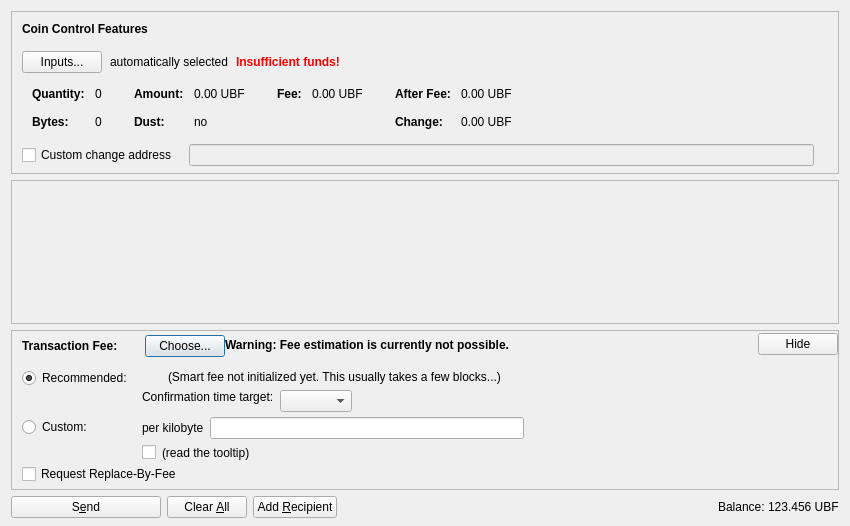
<?xml version="1.0" encoding="UTF-8"?>
<ui version="4.0">
 <class>SendCoinsDialog</class>
 <widget class="QDialog" name="SendCoinsDialog">
  <property name="geometry">
   <rect>
    <x>0</x>
    <y>0</y>
    <width>850</width>
    <height>526</height>
   </rect>
  </property>
  <property name="windowTitle">
   <string>Send Coins</string>
  </property>
  <layout class="QVBoxLayout" name="verticalLayout" stretch="0,1,0,0">
   <property name="bottomMargin">
    <number>8</number>
   </property>
   <item>
    <widget class="QFrame" name="frameCoinControl">
     <property name="sizePolicy">
      <sizepolicy hsizetype="Expanding" vsizetype="Expanding">
       <horstretch>0</horstretch>
       <verstretch>0</verstretch>
      </sizepolicy>
     </property>
     <property name="maximumSize">
      <size>
       <width>16777215</width>
       <height>16777215</height>
      </size>
     </property>
     <property name="frameShape">
      <enum>QFrame::StyledPanel</enum>
     </property>
     <property name="frameShadow">
      <enum>QFrame::Sunken</enum>
     </property>
     <layout class="QVBoxLayout" name="verticalLayoutCoinControl2">
      <property name="spacing">
       <number>0</number>
      </property>
      <property name="leftMargin">
       <number>0</number>
      </property>
      <property name="topMargin">
       <number>0</number>
      </property>
      <property name="rightMargin">
       <number>0</number>
      </property>
      <property name="bottomMargin">
       <number>6</number>
      </property>
      <item>
       <layout class="QVBoxLayout" name="verticalLayoutCoinControl" stretch="0,0,0,0,1">
        <property name="spacing">
         <number>0</number>
        </property>
        <property name="leftMargin">
         <number>10</number>
        </property>
        <property name="topMargin">
         <number>10</number>
        </property>
        <item>
         <layout class="QHBoxLayout" name="horizontalLayoutCoinControl1">
          <property name="bottomMargin">
           <number>15</number>
          </property>
          <item>
           <widget class="QLabel" name="labelCoinControlFeatures">
            <property name="sizePolicy">
             <sizepolicy hsizetype="Preferred" vsizetype="Maximum">
              <horstretch>0</horstretch>
              <verstretch>0</verstretch>
             </sizepolicy>
            </property>
            <property name="font">
             <font>
              <weight>75</weight>
              <bold>true</bold>
             </font>
            </property>
            <property name="styleSheet">
             <string notr="true">font-weight:bold;</string>
            </property>
            <property name="text">
             <string>Coin Control Features</string>
            </property>
           </widget>
          </item>
         </layout>
        </item>
        <item>
         <layout class="QHBoxLayout" name="horizontalLayoutCoinControl2" stretch="0,0,0,0">
          <property name="spacing">
           <number>8</number>
          </property>
          <property name="bottomMargin">
           <number>10</number>
          </property>
          <item>
           <widget class="QPushButton" name="pushButtonCoinControl">
            <property name="styleSheet">
             <string notr="true"/>
            </property>
            <property name="text">
             <string>Inputs...</string>
            </property>
            <property name="autoDefault">
             <bool>false</bool>
            </property>
           </widget>
          </item>
          <item>
           <widget class="QLabel" name="labelCoinControlAutomaticallySelected">
            <property name="text">
             <string>automatically selected</string>
            </property>
            <property name="margin">
             <number>5</number>
            </property>
           </widget>
          </item>
          <item>
           <widget class="QLabel" name="labelCoinControlInsuffFunds">
            <property name="font">
             <font>
              <weight>75</weight>
              <bold>true</bold>
             </font>
            </property>
            <property name="styleSheet">
             <string notr="true">color:red;font-weight:bold;</string>
            </property>
            <property name="text">
             <string>Insufficient funds!</string>
            </property>
            <property name="margin">
             <number>5</number>
            </property>
           </widget>
          </item>
          <item>
           <spacer name="horizontalSpacerCoinControl">
            <property name="orientation">
             <enum>Qt::Horizontal</enum>
            </property>
            <property name="sizeHint" stdset="0">
             <size>
              <width>40</width>
              <height>1</height>
             </size>
            </property>
           </spacer>
          </item>
         </layout>
        </item>
        <item>
         <widget class="QWidget" name="widgetCoinControl" native="true">
          <property name="sizePolicy">
           <sizepolicy hsizetype="Preferred" vsizetype="Preferred">
            <horstretch>0</horstretch>
            <verstretch>0</verstretch>
           </sizepolicy>
          </property>
          <property name="minimumSize">
           <size>
            <width>0</width>
            <height>0</height>
           </size>
          </property>
          <property name="styleSheet">
           <string notr="true"/>
          </property>
          <layout class="QHBoxLayout" name="horizontalLayoutCoinControl5">
           <property name="leftMargin">
            <number>0</number>
           </property>
           <property name="topMargin">
            <number>0</number>
           </property>
           <property name="rightMargin">
            <number>0</number>
           </property>
           <property name="bottomMargin">
            <number>0</number>
           </property>
           <item>
            <layout class="QHBoxLayout" name="horizontalLayoutCoinControl3" stretch="0,0,0,1">
             <property name="spacing">
              <number>20</number>
             </property>
             <property name="topMargin">
              <number>0</number>
             </property>
             <property name="bottomMargin">
              <number>10</number>
             </property>
             <item>
              <layout class="QFormLayout" name="formLayoutCoinControl1">
               <property name="horizontalSpacing">
                <number>10</number>
               </property>
               <property name="verticalSpacing">
                <number>14</number>
               </property>
               <property name="leftMargin">
                <number>10</number>
               </property>
               <property name="topMargin">
                <number>4</number>
               </property>
               <property name="rightMargin">
                <number>6</number>
               </property>
               <item row="0" column="0">
                <widget class="QLabel" name="labelCoinControlQuantityText">
                 <property name="font">
                  <font>
                   <weight>75</weight>
                   <bold>true</bold>
                  </font>
                 </property>
                 <property name="text">
                  <string>Quantity:</string>
                 </property>
                 <property name="margin">
                  <number>0</number>
                 </property>
                </widget>
               </item>
               <item row="0" column="1">
                <widget class="QLabel" name="labelCoinControlQuantity">
                 <property name="cursor">
                  <cursorShape>IBeamCursor</cursorShape>
                 </property>
                 <property name="contextMenuPolicy">
                  <enum>Qt::ActionsContextMenu</enum>
                 </property>
                 <property name="text">
                  <string notr="true">0</string>
                 </property>
                 <property name="margin">
                  <number>0</number>
                 </property>
                 <property name="textInteractionFlags">
                  <set>Qt::LinksAccessibleByMouse|Qt::TextSelectableByKeyboard|Qt::TextSelectableByMouse</set>
                 </property>
                </widget>
               </item>
               <item row="1" column="0">
                <widget class="QLabel" name="labelCoinControlBytesText">
                 <property name="font">
                  <font>
                   <weight>75</weight>
                   <bold>true</bold>
                  </font>
                 </property>
                 <property name="text">
                  <string>Bytes:</string>
                 </property>
                </widget>
               </item>
               <item row="1" column="1">
                <widget class="QLabel" name="labelCoinControlBytes">
                 <property name="cursor">
                  <cursorShape>IBeamCursor</cursorShape>
                 </property>
                 <property name="contextMenuPolicy">
                  <enum>Qt::ActionsContextMenu</enum>
                 </property>
                 <property name="text">
                  <string notr="true">0</string>
                 </property>
                 <property name="textInteractionFlags">
                  <set>Qt::LinksAccessibleByMouse|Qt::TextSelectableByKeyboard|Qt::TextSelectableByMouse</set>
                 </property>
                </widget>
               </item>
              </layout>
             </item>
             <item>
              <layout class="QFormLayout" name="formLayoutCoinControl2">
               <property name="horizontalSpacing">
                <number>10</number>
               </property>
               <property name="verticalSpacing">
                <number>14</number>
               </property>
               <property name="leftMargin">
                <number>6</number>
               </property>
               <property name="topMargin">
                <number>4</number>
               </property>
               <property name="rightMargin">
                <number>6</number>
               </property>
               <item row="0" column="0">
                <widget class="QLabel" name="labelCoinControlAmountText">
                 <property name="font">
                  <font>
                   <weight>75</weight>
                   <bold>true</bold>
                  </font>
                 </property>
                 <property name="text">
                  <string>Amount:</string>
                 </property>
                 <property name="margin">
                  <number>0</number>
                 </property>
                </widget>
               </item>
               <item row="0" column="1">
                <widget class="QLabel" name="labelCoinControlAmount">
                 <property name="cursor">
                  <cursorShape>IBeamCursor</cursorShape>
                 </property>
                 <property name="contextMenuPolicy">
                  <enum>Qt::ActionsContextMenu</enum>
                 </property>
                 <property name="text">
                  <string notr="true">0.00 UBF</string>
                 </property>
                 <property name="textInteractionFlags">
                  <set>Qt::LinksAccessibleByMouse|Qt::TextSelectableByKeyboard|Qt::TextSelectableByMouse</set>
                 </property>
                </widget>
               </item>
               <item row="1" column="0">
                <widget class="QLabel" name="labelCoinControlLowOutputText">
                 <property name="font">
                  <font>
                   <weight>75</weight>
                   <bold>true</bold>
                  </font>
                 </property>
                 <property name="text">
                  <string>Dust:</string>
                 </property>
                </widget>
               </item>
               <item row="1" column="1">
                <widget class="QLabel" name="labelCoinControlLowOutput">
                 <property name="cursor">
                  <cursorShape>IBeamCursor</cursorShape>
                 </property>
                 <property name="contextMenuPolicy">
                  <enum>Qt::ActionsContextMenu</enum>
                 </property>
                 <property name="text">
                  <string notr="true">no</string>
                 </property>
                 <property name="textInteractionFlags">
                  <set>Qt::LinksAccessibleByMouse|Qt::TextSelectableByKeyboard|Qt::TextSelectableByMouse</set>
                 </property>
                </widget>
               </item>
              </layout>
             </item>
             <item>
              <layout class="QFormLayout" name="formLayoutCoinControl3">
               <property name="horizontalSpacing">
                <number>10</number>
               </property>
               <property name="verticalSpacing">
                <number>14</number>
               </property>
               <property name="leftMargin">
                <number>6</number>
               </property>
               <property name="topMargin">
                <number>4</number>
               </property>
               <property name="rightMargin">
                <number>6</number>
               </property>
               <item row="0" column="0">
                <widget class="QLabel" name="labelCoinControlFeeText">
                 <property name="font">
                  <font>
                   <weight>75</weight>
                   <bold>true</bold>
                  </font>
                 </property>
                 <property name="text">
                  <string>Fee:</string>
                 </property>
                 <property name="margin">
                  <number>0</number>
                 </property>
                </widget>
               </item>
               <item row="0" column="1">
                <widget class="QLabel" name="labelCoinControlFee">
                 <property name="cursor">
                  <cursorShape>IBeamCursor</cursorShape>
                 </property>
                 <property name="contextMenuPolicy">
                  <enum>Qt::ActionsContextMenu</enum>
                 </property>
                 <property name="text">
                  <string notr="true">0.00 UBF</string>
                 </property>
                 <property name="textInteractionFlags">
                  <set>Qt::LinksAccessibleByMouse|Qt::TextSelectableByKeyboard|Qt::TextSelectableByMouse</set>
                 </property>
                </widget>
               </item>
              </layout>
             </item>
             <item>
              <layout class="QFormLayout" name="formLayoutCoinControl4">
               <property name="horizontalSpacing">
                <number>10</number>
               </property>
               <property name="verticalSpacing">
                <number>14</number>
               </property>
               <property name="leftMargin">
                <number>6</number>
               </property>
               <property name="topMargin">
                <number>4</number>
               </property>
               <property name="rightMargin">
                <number>6</number>
               </property>
               <item row="0" column="0">
                <widget class="QLabel" name="labelCoinControlAfterFeeText">
                 <property name="font">
                  <font>
                   <weight>75</weight>
                   <bold>true</bold>
                  </font>
                 </property>
                 <property name="text">
                  <string>After Fee:</string>
                 </property>
                 <property name="margin">
                  <number>0</number>
                 </property>
                </widget>
               </item>
               <item row="0" column="1">
                <widget class="QLabel" name="labelCoinControlAfterFee">
                 <property name="cursor">
                  <cursorShape>IBeamCursor</cursorShape>
                 </property>
                 <property name="contextMenuPolicy">
                  <enum>Qt::ActionsContextMenu</enum>
                 </property>
                 <property name="text">
                  <string notr="true">0.00 UBF</string>
                 </property>
                 <property name="textInteractionFlags">
                  <set>Qt::LinksAccessibleByMouse|Qt::TextSelectableByKeyboard|Qt::TextSelectableByMouse</set>
                 </property>
                </widget>
               </item>
               <item row="1" column="0">
                <widget class="QLabel" name="labelCoinControlChangeText">
                 <property name="font">
                  <font>
                   <weight>75</weight>
                   <bold>true</bold>
                  </font>
                 </property>
                 <property name="text">
                  <string>Change:</string>
                 </property>
                </widget>
               </item>
               <item row="1" column="1">
                <widget class="QLabel" name="labelCoinControlChange">
                 <property name="cursor">
                  <cursorShape>IBeamCursor</cursorShape>
                 </property>
                 <property name="contextMenuPolicy">
                  <enum>Qt::ActionsContextMenu</enum>
                 </property>
                 <property name="text">
                  <string notr="true">0.00 UBF</string>
                 </property>
                 <property name="textInteractionFlags">
                  <set>Qt::LinksAccessibleByMouse|Qt::TextSelectableByKeyboard|Qt::TextSelectableByMouse</set>
                 </property>
                </widget>
               </item>
              </layout>
             </item>
            </layout>
           </item>
          </layout>
         </widget>
        </item>
        <item>
         <layout class="QHBoxLayout" name="horizontalLayoutCoinControl4" stretch="0,0,0">
          <property name="spacing">
           <number>12</number>
          </property>
          <property name="sizeConstraint">
           <enum>QLayout::SetDefaultConstraint</enum>
          </property>
          <property name="topMargin">
           <number>5</number>
          </property>
          <property name="rightMargin">
           <number>5</number>
          </property>
          <item>
           <widget class="QCheckBox" name="checkBoxCoinControlChange">
            <property name="toolTip">
             <string>If this is activated, but the change address is empty or invalid, change will be sent to a newly generated address.</string>
            </property>
            <property name="text">
             <string>Custom change address</string>
            </property>
           </widget>
          </item>
          <item>
           <widget class="QValidatedLineEdit" name="lineEditCoinControlChange">
            <property name="enabled">
             <bool>false</bool>
            </property>
            <property name="sizePolicy">
             <sizepolicy hsizetype="Expanding" vsizetype="Fixed">
              <horstretch>0</horstretch>
              <verstretch>0</verstretch>
             </sizepolicy>
            </property>
           </widget>
          </item>
          <item>
           <widget class="QLabel" name="labelCoinControlChangeLabel">
            <property name="sizePolicy">
             <sizepolicy hsizetype="Preferred" vsizetype="Expanding">
              <horstretch>0</horstretch>
              <verstretch>0</verstretch>
             </sizepolicy>
            </property>
            <property name="minimumSize">
             <size>
              <width>0</width>
              <height>0</height>
             </size>
            </property>
            <property name="text">
             <string/>
            </property>
            <property name="margin">
             <number>3</number>
            </property>
           </widget>
          </item>
         </layout>
        </item>
        <item>
         <spacer name="verticalSpacerCoinControl">
          <property name="orientation">
           <enum>Qt::Vertical</enum>
          </property>
          <property name="sizeHint" stdset="0">
           <size>
            <width>800</width>
            <height>1</height>
           </size>
          </property>
         </spacer>
        </item>
       </layout>
      </item>
     </layout>
    </widget>
   </item>
   <item>
    <widget class="QScrollArea" name="scrollArea">
     <property name="widgetResizable">
      <bool>true</bool>
     </property>
     <widget class="QWidget" name="scrollAreaWidgetContents">
      <property name="geometry">
       <rect>
        <x>0</x>
        <y>0</y>
        <width>830</width>
        <height>104</height>
       </rect>
      </property>
      <layout class="QVBoxLayout" name="verticalLayout_2" stretch="0,1">
       <property name="leftMargin">
        <number>0</number>
       </property>
       <property name="topMargin">
        <number>0</number>
       </property>
       <property name="rightMargin">
        <number>0</number>
       </property>
       <property name="bottomMargin">
        <number>0</number>
       </property>
       <item>
        <layout class="QVBoxLayout" name="entries">
         <property name="spacing">
          <number>6</number>
         </property>
        </layout>
       </item>
       <item>
        <spacer name="verticalSpacer">
         <property name="orientation">
          <enum>Qt::Vertical</enum>
         </property>
         <property name="sizeHint" stdset="0">
          <size>
           <width>20</width>
           <height>40</height>
          </size>
         </property>
        </spacer>
       </item>
      </layout>
     </widget>
    </widget>
   </item>
   <item>
    <widget class="QFrame" name="frameFee">
     <property name="sizePolicy">
      <sizepolicy hsizetype="Expanding" vsizetype="Expanding">
       <horstretch>0</horstretch>
       <verstretch>0</verstretch>
      </sizepolicy>
     </property>
     <property name="maximumSize">
      <size>
       <width>16777215</width>
       <height>16777215</height>
      </size>
     </property>
     <property name="frameShape">
      <enum>QFrame::StyledPanel</enum>
     </property>
     <property name="frameShadow">
      <enum>QFrame::Sunken</enum>
     </property>
     <layout class="QVBoxLayout" name="verticalLayoutFee1">
      <property name="spacing">
       <number>0</number>
      </property>
      <property name="leftMargin">
       <number>0</number>
      </property>
      <property name="topMargin">
       <number>0</number>
      </property>
      <property name="rightMargin">
       <number>0</number>
      </property>
      <property name="bottomMargin">
       <number>0</number>
      </property>
      <item>
       <layout class="QVBoxLayout" name="verticalLayoutFee2" stretch="0,0,0">
        <property name="spacing">
         <number>0</number>
        </property>
        <property name="leftMargin">
         <number>10</number>
        </property>
        <property name="topMargin">
         <number>0</number>
        </property>
        <item>
         <layout class="QHBoxLayout" name="horizontalLayoutFee1">
          <property name="bottomMargin">
           <number>0</number>
          </property>
          <item>
           <layout class="QVBoxLayout" name="verticalLayoutFee7">
            <property name="spacing">
             <number>0</number>
            </property>
            <item>
             <spacer name="verticalSpacerSmartFee">
              <property name="orientation">
               <enum>Qt::Vertical</enum>
              </property>
              <property name="sizeType">
               <enum>QSizePolicy::Fixed</enum>
              </property>
              <property name="sizeHint" stdset="0">
               <size>
                <width>1</width>
                <height>4</height>
               </size>
              </property>
             </spacer>
            </item>
            <item>
             <layout class="QHBoxLayout" name="horizontalLayoutSmartFee">
              <property name="spacing">
               <number>10</number>
              </property>
              <item>
               <widget class="QLabel" name="labelFeeHeadline">
                <property name="sizePolicy">
                 <sizepolicy hsizetype="Preferred" vsizetype="Maximum">
                  <horstretch>0</horstretch>
                  <verstretch>0</verstretch>
                 </sizepolicy>
                </property>
                <property name="font">
                 <font>
                  <weight>75</weight>
                  <bold>true</bold>
                 </font>
                </property>
                <property name="styleSheet">
                 <string notr="true">font-weight:bold;</string>
                </property>
                <property name="text">
                 <string>Transaction Fee:</string>
                </property>
               </widget>
              </item>
              <item>
               <widget class="QLabel" name="labelFeeMinimized">
                <property name="text">
                 <string/>
                </property>
               </widget>
              </item>
              <item>
               <widget class="QPushButton" name="buttonChooseFee">
                <property name="text">
                 <string>Choose...</string>
                </property>
               </widget>
              </item>
             </layout>
            </item>
            <item>
             <spacer name="verticalSpacer_5">
              <property name="orientation">
               <enum>Qt::Vertical</enum>
              </property>
              <property name="sizeHint" stdset="0">
               <size>
                <width>1</width>
                <height>1</height>
               </size>
              </property>
             </spacer>
            </item>
           </layout>
          </item>
          <item>
           <widget class="QLabel" name="fallbackFeeWarningLabel">
            <property name="toolTip">
             <string>Using the fallbackfee can result in sending a transaction that will take several hours or days (or never) to confirm. Consider choosing your fee manually or wait until you have validated the complete chain.</string>
            </property>
            <property name="font">
            <font>
                <weight>75</weight>
                <bold>true</bold>
            </font>
            </property>
            <property name="text">
             <string>Warning: Fee estimation is currently not possible.</string>
            </property>
            <property name="wordWrap">
             <bool>false</bool>
            </property>
           </widget>
          </item>
          <item>
           <spacer name="horizontalSpacer_4">
            <property name="orientation">
             <enum>Qt::Horizontal</enum>
            </property>
            <property name="sizeType">
             <enum>QSizePolicy::MinimumExpanding</enum>
            </property>
            <property name="sizeHint" stdset="0">
             <size>
              <width>40</width>
              <height>20</height>
             </size>
            </property>
           </spacer>
          </item>
          <item>
           <widget class="QPushButton" name="buttonMinimizeFee">
            <property name="toolTip">
             <string>collapse fee-settings</string>
            </property>
            <property name="text">
             <string>Hide</string>
            </property>
           </widget>
          </item>
         </layout>
        </item>
        <item>
         <widget class="QFrame" name="frameFeeSelection">
          <layout class="QVBoxLayout" name="verticalLayoutFee12">
           <property name="spacing">
            <number>0</number>
           </property>
           <property name="leftMargin">
            <number>0</number>
           </property>
           <property name="topMargin">
            <number>0</number>
           </property>
           <property name="rightMargin">
            <number>0</number>
           </property>
           <property name="bottomMargin">
            <number>0</number>
           </property>
           <item>
            <layout class="QGridLayout" name="gridLayoutFee">
             <property name="topMargin">
              <number>10</number>
             </property>
             <property name="bottomMargin">
              <number>4</number>
             </property>
             <property name="horizontalSpacing">
              <number>10</number>
             </property>
             <property name="verticalSpacing">
              <number>4</number>
             </property>
             <item row="1" column="1">
              <layout class="QVBoxLayout" name="verticalLayoutFee8">
               <property name="spacing">
                <number>6</number>
               </property>
               <item>
                <layout class="QHBoxLayout" name="horizontalLayoutFee13">
                 <item>
                  <widget class="QLabel" name="labelCustomPerKilobyte">
                   <property name="toolTip">
                    <string>If the custom fee is set to 1000 satoshis and the transaction is only 250 bytes, then &quot;per kilobyte&quot; only pays 250 satoshis in fee, while &quot;total at least&quot; pays 1000 satoshis. For transactions bigger than a kilobyte both pay by kilobyte.</string>
                   </property>
                   <property name="text">
                    <string>per kilobyte</string>
                   </property>
                  </widget>
                 </item>
                 <item>
                  <widget class="BitcoinAmountField" name="customFee"/>
                 </item>
                 <item>
                  <spacer name="horizontalSpacer_6">
                   <property name="orientation">
                    <enum>Qt::Horizontal</enum>
                   </property>
                   <property name="sizeHint" stdset="0">
                    <size>
                     <width>1</width>
                     <height>1</height>
                    </size>
                   </property>
                  </spacer>
                 </item>
                </layout>
               </item>
               <item>
                <layout class="QHBoxLayout" name="horizontalLayoutFee8">
                 <item>
                  <widget class="QCheckBox" name="checkBoxMinimumFee">
                   <property name="toolTip">
                    <string>Paying only the minimum fee is just fine as long as there is less transaction volume than space in the blocks. But be aware that this can end up in a never confirming transaction once there is more demand for bitcoin transactions than the network can process.</string>
                   </property>
                   <property name="text">
                    <string/>
                   </property>
                  </widget>
                 </item>
                 <item>
                  <widget class="QLabel" name="labelMinFeeWarning">
                   <property name="enabled">
                    <bool>true</bool>
                   </property>
                   <property name="toolTip">
                    <string>Paying only the minimum fee is just fine as long as there is less transaction volume than space in the blocks. But be aware that this can end up in a never confirming transaction once there is more demand for bitcoin transactions than the network can process.</string>
                   </property>
                   <property name="text">
                    <string>(read the tooltip)</string>
                   </property>
                   <property name="margin">
                    <number>5</number>
                   </property>
                  </widget>
                 </item>
                 <item>
                  <spacer name="horizontalSpacer_2">
                   <property name="orientation">
                    <enum>Qt::Horizontal</enum>
                   </property>
                   <property name="sizeHint" stdset="0">
                    <size>
                     <width>1</width>
                     <height>1</height>
                    </size>
                   </property>
                  </spacer>
                 </item>
                </layout>
               </item>
              </layout>
             </item>
             <item row="0" column="0">
              <layout class="QVBoxLayout" name="verticalLayoutFee4" stretch="0,1">
               <item>
                <widget class="QRadioButton" name="radioSmartFee">
                 <property name="text">
                  <string>Recommended:</string>
                 </property>
                 <property name="checked">
                  <bool>true</bool>
                 </property>
                 <attribute name="buttonGroup">
                  <string notr="true">groupFee</string>
                 </attribute>
                </widget>
               </item>
               <item>
                <spacer name="verticalSpacer_2">
                 <property name="orientation">
                  <enum>Qt::Vertical</enum>
                 </property>
                 <property name="sizeHint" stdset="0">
                  <size>
                   <width>1</width>
                   <height>1</height>
                  </size>
                 </property>
                </spacer>
               </item>
              </layout>
             </item>
             <item row="1" column="0">
              <layout class="QVBoxLayout" name="verticalLayoutFee9" stretch="0,1">
               <item>
                <widget class="QRadioButton" name="radioCustomFee">
                 <property name="text">
                  <string>Custom:</string>
                 </property>
                 <attribute name="buttonGroup">
                  <string notr="true">groupFee</string>
                 </attribute>
                </widget>
               </item>
               <item>
                <spacer name="verticalSpacer_6">
                 <property name="orientation">
                  <enum>Qt::Vertical</enum>
                 </property>
                 <property name="sizeHint" stdset="0">
                  <size>
                   <width>1</width>
                   <height>1</height>
                  </size>
                 </property>
                </spacer>
               </item>
              </layout>
             </item>
             <item row="0" column="1">
              <layout class="QVBoxLayout" name="verticalLayoutFee3" stretch="0,0,1">
               <property name="spacing">
                <number>6</number>
               </property>
               <property name="topMargin">
                <number>2</number>
               </property>
               <item>
                <layout class="QHBoxLayout" name="horizontalLayoutFee12">
                 <item>
                  <widget class="QLabel" name="labelSmartFee">
                   <property name="text">
                    <string/>
                   </property>
                   <property name="margin">
                    <number>2</number>
                   </property>
                  </widget>
                 </item>
                 <item>
                  <widget class="QLabel" name="labelFeeEstimation">
                   <property name="text">
                    <string/>
                   </property>
                  </widget>
                 </item>
                 <item>
                  <widget class="QLabel" name="labelSmartFee2">
                   <property name="text">
                    <string>(Smart fee not initialized yet. This usually takes a few blocks...)</string>
                   </property>
                   <property name="margin">
                    <number>2</number>
                   </property>
                  </widget>
                 </item>
                 <item>
                  <spacer name="horizontalSpacer_5">
                   <property name="orientation">
                    <enum>Qt::Horizontal</enum>
                   </property>
                   <property name="sizeHint" stdset="0">
                    <size>
                     <width>1</width>
                     <height>1</height>
                    </size>
                   </property>
                  </spacer>
                 </item>
                </layout>
               </item>
               <item>
                <layout class="QHBoxLayout" name="horizontalLayoutFee9">
                 <item>
                  <layout class="QVBoxLayout" name="verticalLayoutFee6">
                   <item>
                    <widget class="QLabel" name="labelSmartFee3">
                     <property name="text">
                      <string>Confirmation time target:</string>
                     </property>
                     <property name="margin">
                      <number>2</number>
                     </property>
                    </widget>
                   </item>
                   <item>
                    <spacer name="verticalSpacer_3">
                     <property name="orientation">
                      <enum>Qt::Vertical</enum>
                     </property>
                     <property name="sizeHint" stdset="0">
                      <size>
                       <width>1</width>
                       <height>1</height>
                      </size>
                     </property>
                    </spacer>
                   </item>
                  </layout>
                 </item>
                 <item>
                  <layout class="QVBoxLayout" name="verticalLayoutFee5">
                   <property name="rightMargin">
                    <number>30</number>
                   </property>
                   <item>
                    <layout class="QHBoxLayout" name="horizontalLayoutConfTarget">
                     <property name="bottomMargin">
                      <number>0</number>
                     </property>
                     <item>
                      <widget class="QComboBox" name="confTargetSelector"/>
                     </item>
                     <item>
                      <spacer name="horizontalSpacerConfTarget">
                       <property name="orientation">
                        <enum>Qt::Horizontal</enum>
                       </property>
                       <property name="sizeHint" stdset="0">
                        <size>
                         <width>40</width>
                         <height>20</height>
                        </size>
                       </property>
                      </spacer>
                     </item>
                    </layout>
                   </item>
                  </layout>
                 </item>
                </layout>
               </item>
               <item>
                <spacer name="verticalSpacer_4">
                 <property name="orientation">
                  <enum>Qt::Vertical</enum>
                 </property>
                 <property name="sizeHint" stdset="0">
                  <size>
                   <width>1</width>
                   <height>1</height>
                  </size>
                 </property>
                </spacer>
               </item>
              </layout>
             </item>
            </layout>
           </item>
           <item>
            <widget class="QCheckBox" name="optInRBF">
             <property name="text">
              <string>Request Replace-By-Fee</string>
             </property>
             <property name="toolTip">
              <string>Indicates that the sender may wish to replace this transaction with a new one paying higher fees (prior to being confirmed).</string>
             </property>
            </widget>
           </item>
          </layout>
         </widget>
        </item>
        <item>
         <spacer name="verticalSpacerFee">
          <property name="orientation">
           <enum>Qt::Vertical</enum>
          </property>
          <property name="sizeHint" stdset="0">
           <size>
            <width>40</width>
            <height>5</height>
           </size>
          </property>
         </spacer>
        </item>
       </layout>
      </item>
     </layout>
    </widget>
   </item>
   <item>
    <layout class="QHBoxLayout" name="horizontalLayout">
     <item>
      <widget class="QPushButton" name="sendButton">
       <property name="minimumSize">
        <size>
         <width>150</width>
         <height>0</height>
        </size>
       </property>
       <property name="toolTip">
        <string>Confirm the send action</string>
       </property>
       <property name="text">
        <string>S&amp;end</string>
       </property>
       <property name="icon">
        <iconset resource="../bitcoin.qrc">
         <normaloff>:/icons/send</normaloff>:/icons/send</iconset>
       </property>
       <property name="autoDefault">
        <bool>false</bool>
       </property>
       <property name="default">
        <bool>false</bool>
       </property>
      </widget>
     </item>
     <item>
      <widget class="QPushButton" name="clearButton">
       <property name="sizePolicy">
        <sizepolicy hsizetype="Minimum" vsizetype="Fixed">
         <horstretch>0</horstretch>
         <verstretch>0</verstretch>
        </sizepolicy>
       </property>
       <property name="toolTip">
        <string>Clear all fields of the form.</string>
       </property>
       <property name="text">
        <string>Clear &amp;All</string>
       </property>
       <property name="icon">
        <iconset resource="../bitcoin.qrc">
         <normaloff>:/icons/remove</normaloff>:/icons/remove</iconset>
       </property>
       <property name="autoDefault">
        <bool>false</bool>
       </property>
      </widget>
     </item>
     <item>
      <widget class="QPushButton" name="addButton">
       <property name="toolTip">
        <string>Send to multiple recipients at once</string>
       </property>
       <property name="text">
        <string>Add &amp;Recipient</string>
       </property>
       <property name="icon">
        <iconset resource="../bitcoin.qrc">
         <normaloff>:/icons/add</normaloff>:/icons/add</iconset>
       </property>
       <property name="autoDefault">
        <bool>false</bool>
       </property>
      </widget>
     </item>
     <item>
      <spacer name="horizontalSpacer">
       <property name="orientation">
        <enum>Qt::Horizontal</enum>
       </property>
       <property name="sizeHint" stdset="0">
        <size>
         <width>40</width>
         <height>20</height>
        </size>
       </property>
      </spacer>
     </item>
     <item>
      <layout class="QHBoxLayout" name="horizontalLayout_2">
       <property name="spacing">
        <number>3</number>
       </property>
       <item>
        <widget class="QLabel" name="label">
         <property name="sizePolicy">
          <sizepolicy hsizetype="Preferred" vsizetype="Fixed">
           <horstretch>0</horstretch>
           <verstretch>0</verstretch>
          </sizepolicy>
         </property>
         <property name="text">
          <string>Balance:</string>
         </property>
        </widget>
       </item>
       <item>
        <widget class="QLabel" name="labelBalance">
         <property name="sizePolicy">
          <sizepolicy hsizetype="Preferred" vsizetype="Fixed">
           <horstretch>0</horstretch>
           <verstretch>0</verstretch>
          </sizepolicy>
         </property>
         <property name="cursor">
          <cursorShape>IBeamCursor</cursorShape>
         </property>
         <property name="text">
          <string notr="true">123.456 UBF</string>
         </property>
         <property name="textInteractionFlags">
          <set>Qt::LinksAccessibleByMouse|Qt::TextSelectableByKeyboard|Qt::TextSelectableByMouse</set>
         </property>
        </widget>
       </item>
      </layout>
     </item>
    </layout>
   </item>
  </layout>
 </widget>
 <customwidgets>
  <customwidget>
   <class>QValidatedLineEdit</class>
   <extends>QLineEdit</extends>
   <header>qvalidatedlineedit.h</header>
  </customwidget>
  <customwidget>
   <class>BitcoinAmountField</class>
   <extends>QLineEdit</extends>
   <header>bitcoinamountfield.h</header>
   <container>1</container>
  </customwidget>
 </customwidgets>
 <resources>
  <include location="../bitcoin.qrc"/>
 </resources>
 <connections/>
 <buttongroups>
  <buttongroup name="groupFee"/>
 </buttongroups>
</ui>
